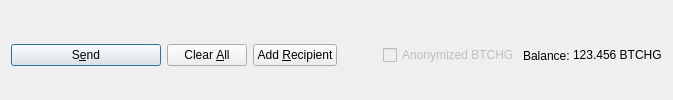
         <widget class="QFrame" name="frame_Send">
          <layout class="QHBoxLayout" name="horizontalLayout">
           <property name="bottomMargin">
            <number>0</number>
           </property>
           <item>
            <widget class="QPushButton" name="sendButton">
             <property name="minimumSize">
              <size>
               <width>150</width>
               <height>0</height>
              </size>
             </property>
             <property name="toolTip">
              <string>Confirm the send action</string>
             </property>
             <property name="text">
              <string>S&amp;end</string>
             </property>
             <property name="icon">
              <iconset resource="../bitcoinhedge.qrc">
               <normaloff>:/icons/send</normaloff>:/icons/send</iconset>
             </property>
             <property name="autoDefault">
              <bool>false</bool>
             </property>
             <property name="default">
              <bool>true</bool>
             </property>
            </widget>
           </item>
           <item>
            <widget class="QPushButton" name="clearButton">
             <property name="sizePolicy">
              <sizepolicy hsizetype="Minimum" vsizetype="Fixed">
               <horstretch>0</horstretch>
               <verstretch>0</verstretch>
              </sizepolicy>
             </property>
             <property name="toolTip">
              <string>Clear all fields of the form.</string>
             </property>
             <property name="text">
              <string>Clear &amp;All</string>
             </property>
             <property name="icon">
              <iconset resource="../bitcoinhedge.qrc">
               <normaloff>:/icons/remove</normaloff>:/icons/remove</iconset>
             </property>
             <property name="autoDefault">
              <bool>false</bool>
             </property>
            </widget>
           </item>
           <item>
            <widget class="QPushButton" name="addButton">
             <property name="toolTip">
              <string>Send to multiple recipients at once</string>
             </property>
             <property name="text">
              <string>Add &amp;Recipient</string>
             </property>
             <property name="icon">
              <iconset resource="../bitcoinhedge.qrc">
               <normaloff>:/icons/add</normaloff>:/icons/add</iconset>
             </property>
             <property name="autoDefault">
              <bool>false</bool>
             </property>
            </widget>
           </item>
           <item>
            <spacer name="horizontalSpacer">
             <property name="orientation">
              <enum>Qt::Horizontal</enum>
             </property>
             <property name="sizeHint" stdset="0">
              <size>
               <width>40</width>
               <height>20</height>
              </size>
             </property>
            </spacer>
           </item>
           <item>
            <layout class="QHBoxLayout" name="horizontalLayout_2">
             <property name="spacing">
              <number>3</number>
             </property>
             <item>
              <widget class="QCheckBox" name="checkzBTCHG">
               <property name="enabled">
                <bool>false</bool>
               </property>
               <property name="text">
                <string>Anonymized BTCHG</string>
               </property>
              </widget>
             </item>
             <item>
              <widget class="QLabel" name="label">
               <property name="text">
                <string>Balance:</string>
               </property>
              </widget>
             </item>
             <item>
              <widget class="QLabel" name="labelBalance">
               <property name="sizePolicy">
                <sizepolicy hsizetype="Preferred" vsizetype="Fixed">
                 <horstretch>0</horstretch>
                 <verstretch>0</verstretch>
                </sizepolicy>
               </property>
               <property name="cursor">
                <cursorShape>IBeamCursor</cursorShape>
               </property>
               <property name="text">
                <string notr="true">123.456 BTCHG</string>
               </property>
               <property name="textInteractionFlags">
                <set>Qt::LinksAccessibleByMouse|Qt::TextSelectableByKeyboard|Qt::TextSelectableByMouse</set>
               </property>
              </widget>
             </item>
            </layout>
           </item>
          </layout>
         </widget>
